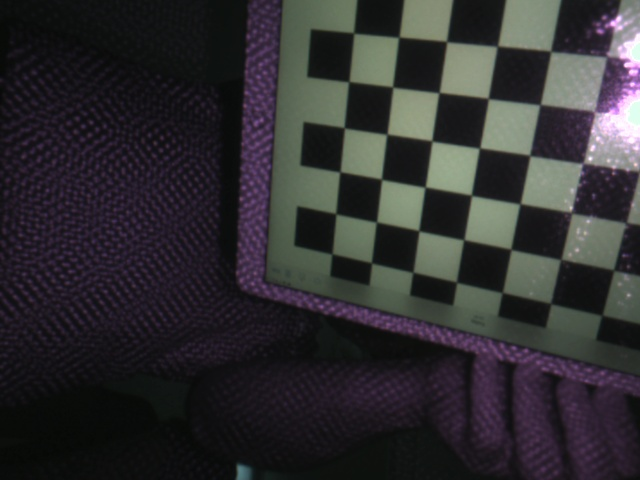
#> input picture images/right/1.jpg, 640 x 480 px; its folder holds only this picture in this run
$ python calibration.py images/right/1.jpg
#> lines starting #> are read from the running program, lines starting #| are printed output that depends on the picture
#!/usr/bin/env python

'''
camera calibration for distorted images with chess board samples
reads distorted images, calculates the calibration and write undistorted images
usage:
    calibrate.py [--debug <output path>] [--square_size] [<image mask>]
default values:
    --debug:    ./output/
    --square_size: 1.0
    <image mask> defaults to ../data/left*.jpg
'''

# Python 2/3 compatibility
from __future__ import print_function

import numpy as np
import cv2 as cv

# local modules
from common import splitfn

# built-in modules
import os

def main():
    import sys
    import getopt
    from glob import glob

    args, img_mask = getopt.getopt(sys.argv[1:], '', ['debug=', 'square_size=', 'threads='])
    args = dict(args)
    args.setdefault('--debug', './output/')
    args.setdefault('--square_size', 1.0)
    args.setdefault('--threads', 4)
    if not img_mask:
        img_mask = '../images/right/*.jpg'  # default
    else:
        img_mask = img_mask[0]

    img_names = glob(img_mask)
    debug_dir = args.get('--debug')
    if debug_dir and not os.path.isdir(debug_dir):
        os.mkdir(debug_dir)
    square_size = float(args.get('--square_size'))

    pattern_size = (9, 6)
    pattern_points = np.zeros((np.prod(pattern_size), 3), np.float32)
    pattern_points[:, :2] = np.indices(pattern_size).T.reshape(-1, 2)
    pattern_points *= square_size

    obj_points = []
    img_points = []
    h, w = cv.imread(img_names[0], cv.IMREAD_GRAYSCALE).shape[:2]  # TODO: use imquery call to retrieve results
#> h = 480; w = 640

    def processImage(fn):
#> called with fn = 'images/right/1.jpg'
        print('processing %s... ' % fn)
        img = cv.imread(fn, 0)
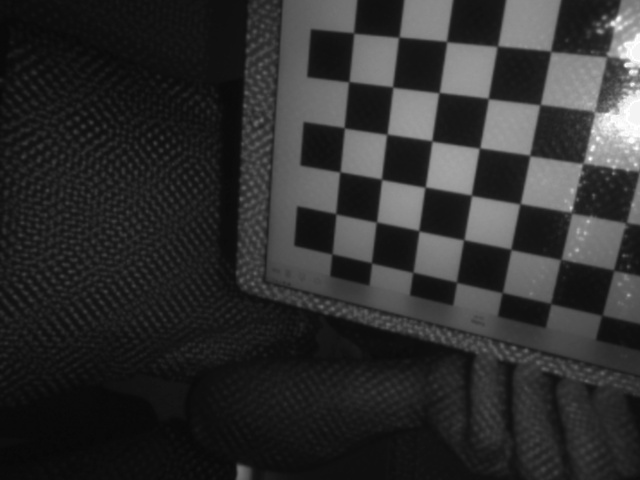
#> img: shape (480, 640); min 7, max 255, mean 47.3
        if img is None:
            print("Failed to load", fn)
            return None

        assert w == img.shape[1] and h == img.shape[0], ("size: %d x %d ... " % (img.shape[1], img.shape[0]))
        found, corners = cv.findChessboardCorners(img, pattern_size)
#> found = False; corners = None
        if found:
            term = (cv.TERM_CRITERIA_EPS + cv.TERM_CRITERIA_COUNT, 30, 0.1)
            cv.cornerSubPix(img, corners, (5, 5), (-1, -1), term)

        if debug_dir:
            vis = cv.cvtColor(img, cv.COLOR_GRAY2BGR)
            cv.drawChessboardCorners(vis, pattern_size, corners, found)
            _path, name, _ext = splitfn(fn)
            outfile = os.path.join(debug_dir, name + '_chess.png')
            cv.imwrite(outfile, vis)

        if not found:
            print('chessboard not found')
            return None

        print('           %s... OK' % fn)
        return (corners.reshape(-1, 2), pattern_points)

    threads_num = int(args.get('--threads'))
    if threads_num <= 1:
        chessboards = [processImage(fn) for fn in img_names]
    else:
        print("Run with %d threads..." % threads_num)
        from multiprocessing.dummy import Pool as ThreadPool
        pool = ThreadPool(threads_num)
        chessboards = pool.map(processImage, img_names)

    chessboards = [x for x in chessboards if x is not None]
    for (corners, pattern_points) in chessboards:
        img_points.append(corners)
        obj_points.append(pattern_points)

    # calculate camera distortion
    rms, camera_matrix, dist_coefs, rvecs, tvecs = cv.calibrateCamera(obj_points, img_points, (w, h), None, None)

    print("\nRMS:", rms)
    print("camera matrix:\n", camera_matrix)
    print("distortion coefficients: ", dist_coefs.ravel())

    # undistort the image with the calibration
    print('')
    for fn in img_names if debug_dir else []:
        path, name, ext = splitfn(fn)
        img_found = os.path.join(debug_dir, name + '_chess.png')
        outfile = os.path.join(debug_dir, name + '_undistorted.png')

        img = cv.imread(img_found)
        if img is None:
            continue

        h, w = img.shape[:2]
        newcameramtx, roi = cv.getOptimalNewCameraMatrix(camera_matrix, dist_coefs, (w, h), 1, (w, h))

        dst = cv.undistort(img, camera_matrix, dist_coefs, None, newcameramtx)

        # crop and save the image
        x, y, w, h = roi
        dst = dst[y:y+h, x:x+w]

        print('Undistorted image written to: %s' % outfile)
        cv.imwrite(outfile, dst)

    print('Done')


if __name__ == '__main__':
    print(__doc__)
    main()
#> (the call stopped at in processImage, `_path, name, _ext = splitfn(fn)`: common is not available in this run)
cv.destroyAllWindows()

$ run again, on images/right/13.jpg
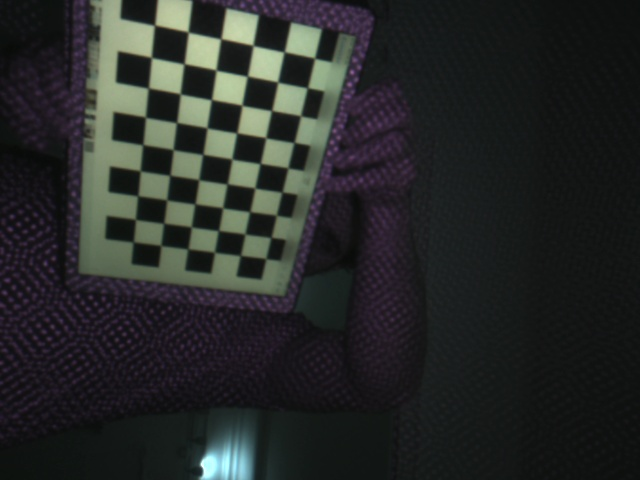
#> input picture images/right/13.jpg, 640 x 480 px
#> h = 480; w = 640
#> in processImage, `img = cv.imread(fn, 0)`:
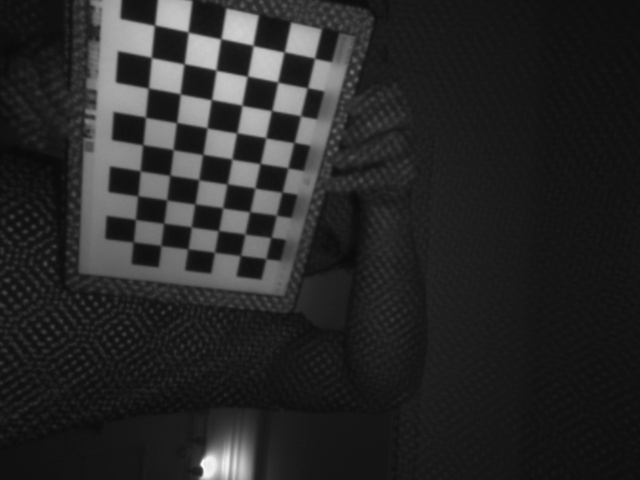
#> img: shape (480, 640); min 9, max 255, mean 40.9
#> found = True; corners = 54 rows, first 8: [314.5, 58.5], [307.5, 88], [300.5, 116], [296, 144.7], [288, 168], [282, 192], [276, 215], [269.6, 235.5]
#> in processImage, `cv.drawChessboardCorners(vis, pattern_size, corners, found)`:
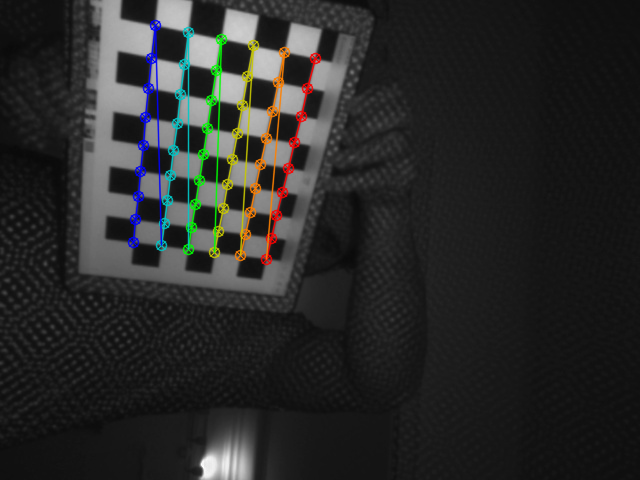
#> vis: shape (480, 640, 3); mean B, G, R 40.8, 41.9, 41.4

$ run again, on images/right/14.jpg
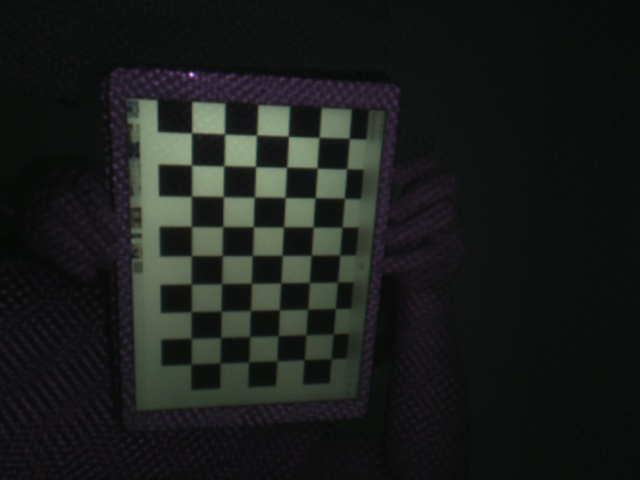
#> input picture images/right/14.jpg, 640 x 480 px
#> h = 480; w = 640
#> found = True; corners = 54 rows, first 8: [350.4, 137.5], [345.5, 167.2], [345, 197.5], [341.9, 227.1], [339.9, 254.8], [338, 281.5], [336.7, 306.7], [334.6, 335.4]
#> in processImage, `cv.drawChessboardCorners(vis, pattern_size, corners, found)`:
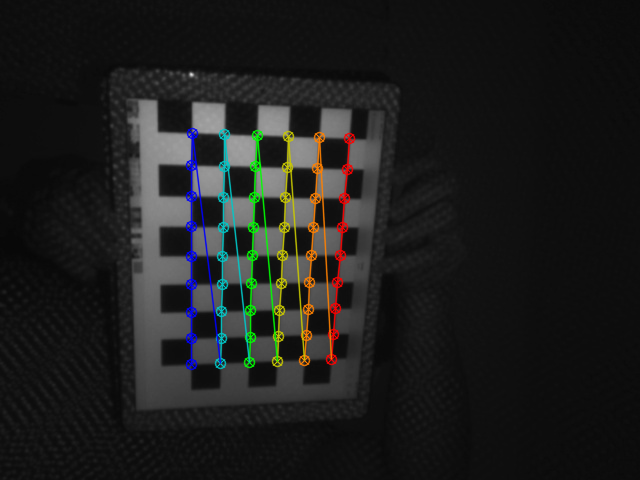
#> vis: shape (480, 640, 3); mean B, G, R 29, 30.1, 29.6

$ run again, on images/right/15.jpg
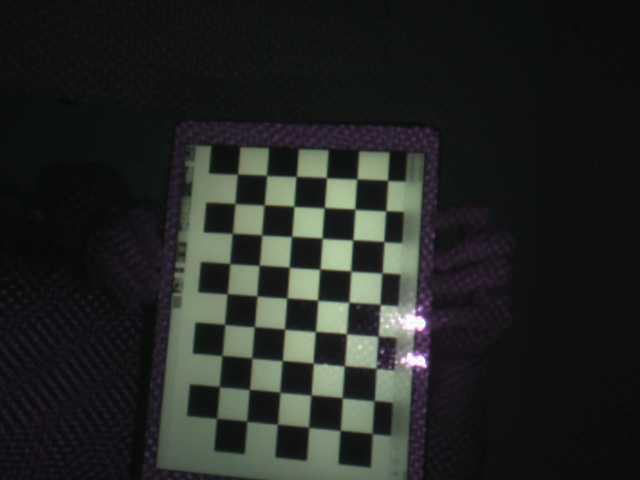
#> input picture images/right/15.jpg, 640 x 480 px
#> h = 480; w = 640
#> in processImage, `img = cv.imread(fn, 0)`:
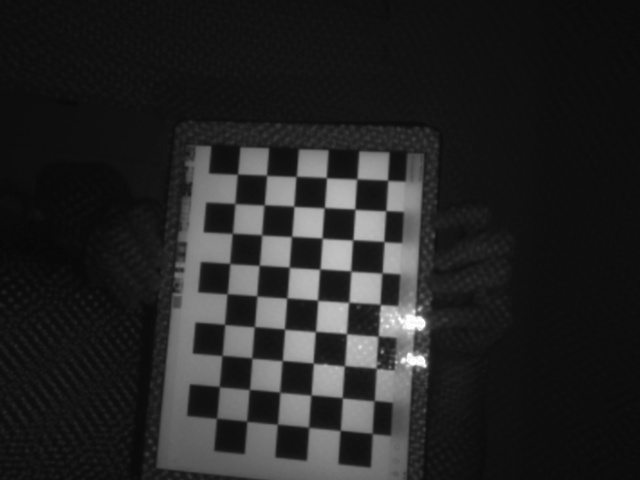
#> img: shape (480, 640); min 7, max 255, mean 37.3
#> found = True; corners = 54 rows, first 8: [388.2, 179.3], [385.8, 210.7], [384.1, 241.4], [382.2, 272.7], [380.5, 304.8], [378, 336.1], [375.4, 367.7], [374.5, 400.5]
#> in processImage, `cv.drawChessboardCorners(vis, pattern_size, corners, found)`:
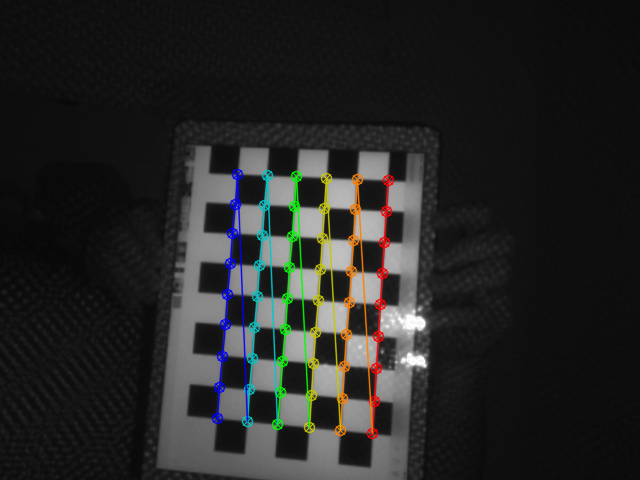
#> vis: shape (480, 640, 3); mean B, G, R 37.1, 38.3, 37.8

$ run again, on images/right/10.jpg
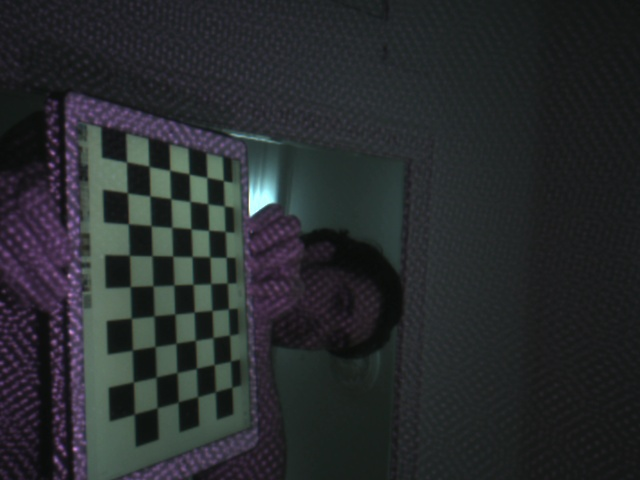
#> input picture images/right/10.jpg, 640 x 480 px
#> h = 480; w = 640
#> in processImage, `img = cv.imread(fn, 0)`:
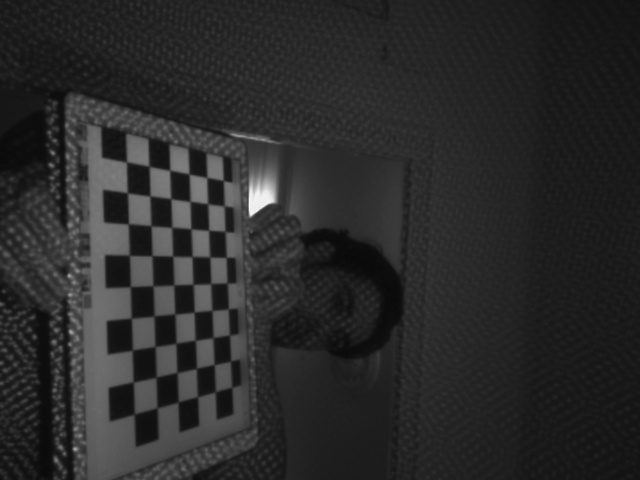
#> img: shape (480, 640); min 9, max 250, mean 42.3
#> found = True; corners = 54 rows, first 8: [220, 185], [219, 201], [222, 236], [226.1, 257.5], [227, 283], [228.3, 308.8], [229.4, 335.1], [230.4, 361.2]
#> in processImage, `cv.drawChessboardCorners(vis, pattern_size, corners, found)`:
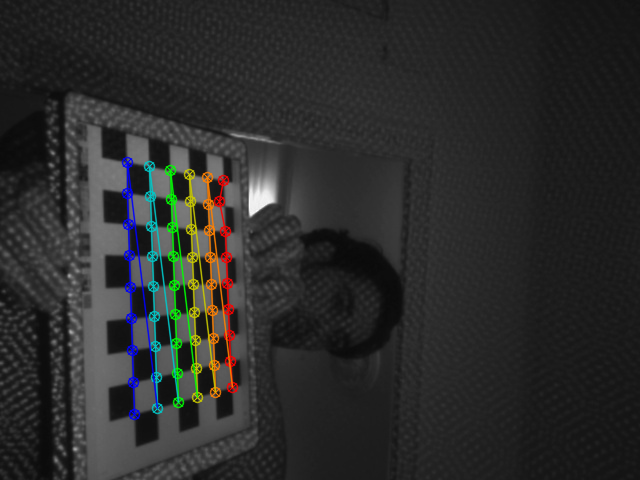
#> vis: shape (480, 640, 3); mean B, G, R 42.8, 43.9, 43.3
